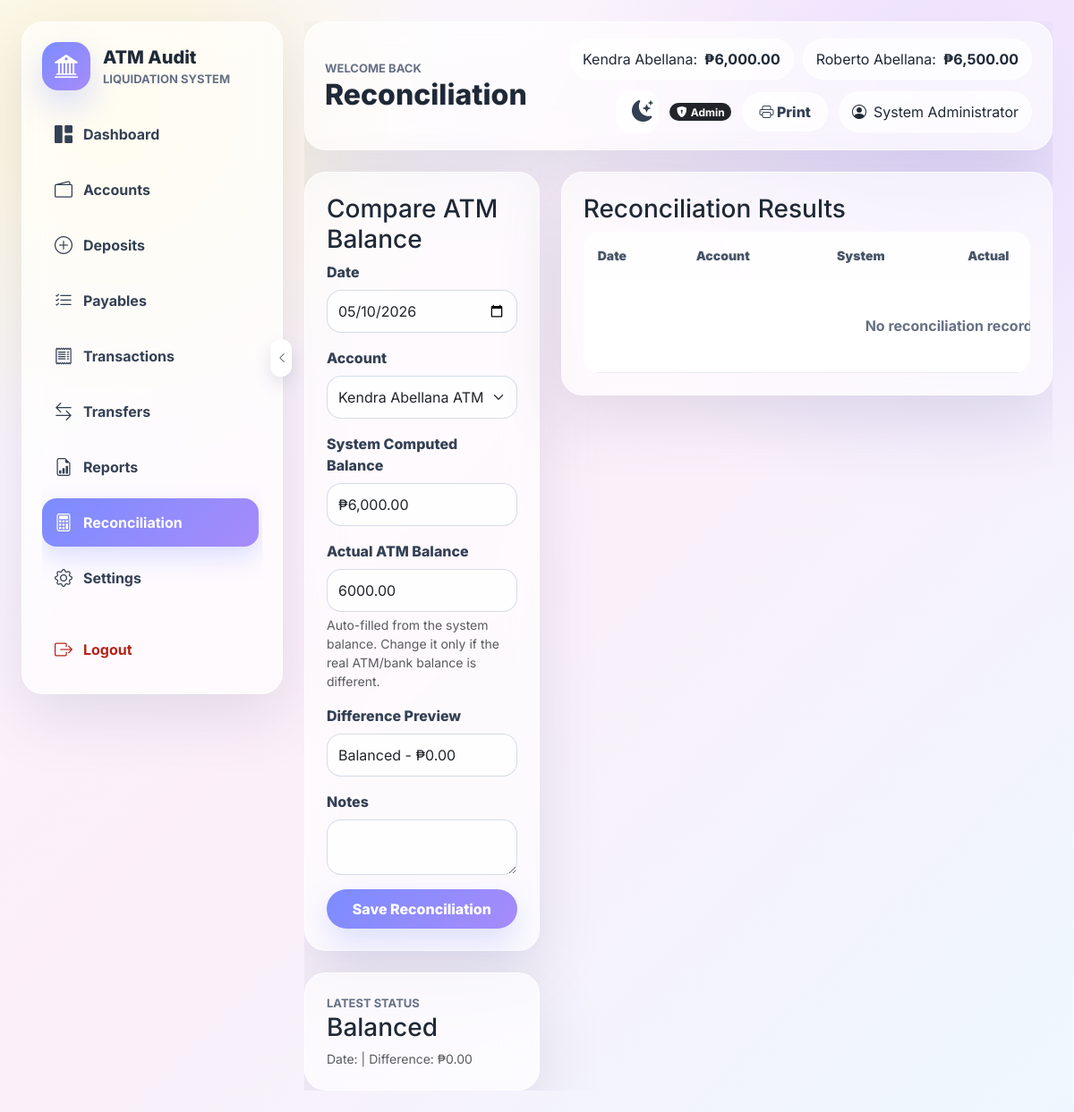
The app's page /pages/reconciliation.php (signed in) with its own data.
### tables this page shows
CREATE TABLE accounts (
    id INT AUTO_INCREMENT PRIMARY KEY,
    account_name VARCHAR(160) NOT NULL UNIQUE,
    current_balance DECIMAL(15,2) NOT NULL DEFAULT 0.00,
    created_at DATETIME NOT NULL DEFAULT CURRENT_TIMESTAMP,
    deleted_at DATETIME NULL
);

### config/database.php (called while the page is built, shortened)
<?php
function db(): PDO
{
    static $pdo = null;
    if ($pdo instanceof PDO) {
        return $pdo;
    }
    $dsn = sprintf('mysql:host=%s;port=%s;dbname=%s;charset=utf8mb4', DB_HOST, DB_PORT, DB_NAME);
    $pdo = new PDO($dsn, DB_USER, DB_PASS, [
        PDO::ATTR_ERRMODE => PDO::ERRMODE_EXCEPTION,
        PDO::ATTR_DEFAULT_FETCH_MODE => PDO::FETCH_ASSOC,
        PDO::ATTR_EMULATE_PREPARES => false,
    ]);
    ensureDefaultSeedData($pdo);
    return $pdo;
}
function ensureDefaultSeedData(PDO $pdo): void
{
    try {
        $pdo->beginTransaction();
        $accountStmt = $pdo->prepare(
            'INSERT INTO accounts (id, account_name, current_balance, deleted_at)
             VALUES (:id, :account_name, :current_balance, NULL)
             ON DUPLICATE KEY UPDATE
                 account_name = VALUES(account_name),
                 deleted_at = NULL'
        );
        foreach (DEFAULT_SEED_ACCOUNTS as [$id, $accountName, $balance]) {
            $accountStmt->execute([
                'id' => $id,
                'account_name' => $accountName,
                'current_balance' => $balance,
            ]);
        }
        $findDefaultUserStmt = $pdo->prepare(
            'SELECT id FROM users WHERE LOWER(username) = LOWER(:username) LIMIT 1'
        );
        $updateDefaultUserStmt = $pdo->prepare(
            'UPDATE users
             SET full_name = :full_name,
                 password = :password,
                 role = :role,
                 account_id = :account_id,
                 deleted_at = NULL
             WHERE id = :id'
        );
        $insertDefaultUserStmt = $pdo->prepare(
            'INSERT INTO users (full_name, username, password, role, account_id, deleted_at)
             VALUES (:full_name, :username, :password, :role, :account_id, NULL)'
        );
        foreach (DEFAULT_SEED_USERS as [$fullName, $username, $password, $role, $accountId]) {
            $params = [
                'full_name' => $fullName,
                'username' => $username,
                'password' => $password,
                'role' => $role,
                'account_id' => $accountId,
            ];
            $findDefaultUserStmt->execute(['username' => $username]);
            $existingId = (int) ($findDefaultUserStmt->fetch()['id'] ?? 0);
            if ($existingId > 0) {
                $updateDefaultUserStmt->execute([
                    'full_name' => $fullName,
                    'password' => $password,
                    'role' => $role,
                    'account_id' => $accountId,
                    'id' => $existingId,
                ]);
            } else {
                $insertDefaultUserStmt->execute($params);
            }
        }
        if ($pdo->inTransaction()) {
            $pdo->commit();
        }
    } catch (Throwable $e) {
        if ($pdo->inTransaction()) {
            $pdo->rollBack();
        }
        error_log($e->getMessage());
    }
}
function e(?string $value): string
{
    return htmlspecialchars((string) $value, ENT_QUOTES, 'UTF-8');
}
function asset(string $path): string
{
    return BASE_URL . '/assets/' . ltrim($path, '/');
}
function actionUrl(string $action): string
{
    return BASE_URL . '/actions/' . ltrim($action, '/');
}
function currentUser(): ?array
{
    return $_SESSION['user'] ?? null;
}
function isAdmin(): bool
{
    return (currentUser()['role'] ?? '') === 'Admin';
}
function today(): string
{
    return (new DateTime())->format('Y-m-d');
}
function money($amount): string
{
    return '&#8369;' . number_format((float) $amount, 2);
}
function fetchAccounts(bool $respectAccess = true): array
{
    return db()->query('SELECT * FROM accounts WHERE deleted_at IS NULL ORDER BY id ASC')->fetchAll();
}
function accountAccessCondition(string $columnName): string
{
    if (isAdmin()) {
        return '';
    }
    return ' AND ' . $columnName . ' = :access_account_id';
}
function reconciliationStatusLabel(float $difference): string
{
    return 'Balanced';
}
function latestReconciliation(int $accountId): ?array
{
    $stmt = db()->prepare(
        'SELECT reconciliation_date, system_balance, actual_atm_balance, difference, notes
         FROM reconciliations
         WHERE account_id = :account_id AND deleted_at IS NULL
         ORDER BY reconciliation_date DESC, id DESC
         LIMIT 1'
    );
    $stmt->execute(['account_id' => $accountId]);
    $row = $stmt->fetch();
    return $row ?: null;
}
function reconciliationSummary(int $accountId): array
{
    $latest = latestReconciliation($accountId);
    $difference = (float) ($latest['difference'] ?? 0);
    return [
        'has_record' => (bool) $latest,
        'reconciliation_date' => $latest['reconciliation_date'] ?? null,
        'system_balance' => (float) ($latest['system_balance'] ?? 0),
        'actual_atm_balance' => (float) ($latest['actual_atm_balance'] ?? 0),
        'difference' => $difference,
        'label' => reconciliationStatusLabel($difference),
        'notes' => $latest['notes'] ?? null,
    ];
}

### pages/reconciliation.php (the view, shortened to what this page needs)
<?php
require_once __DIR__ . '/../includes/header.php';
require_once __DIR__ . '/../includes/footer.php';
$selectedAccountId = (int) ($_GET['account_id'] ?? currentUserAccountId() ?? 0);
if (isAdmin() && $selectedAccountId === 0) {
    $adminAccounts = fetchAccounts(false);
    $selectedAccountId = (int) ($adminAccounts[0]['id'] ?? 0);
}
$stmt = db()->prepare(
    'SELECT r.*, a.account_name
     FROM reconciliations r
     JOIN accounts a ON a.id = r.account_id
     WHERE r.deleted_at IS NULL
       ' . accountAccessCondition('r.account_id') . '
     ORDER BY r.reconciliation_date DESC, r.id DESC'
);
$stmt->execute(bindAccountAccess());
$rows = $stmt->fetchAll();
$selectedSummary = $selectedAccountId > 0 ? reconciliationSummary($selectedAccountId) : null;
renderHeader('Reconciliation');
?>
<div class="row g-4">
    <div class="col-12 col-xl-4">
        <div class="glass-card">
            <h3>Compare ATM Balance</h3>
            <form method="post" action="<?= actionUrl('reconcile_balance.php') ?>">
                <div class="mb-3"><label class="form-label">Date</label><input type="date" name="reconciliation_date" class="form-control" value="<?= e(today()) ?>" required></div>
                <div class="mb-3">
                    <label class="form-label">Account</label>
                    <select name="account_id" id="reconcileAccount" class="form-select" required>
                        <?php foreach (fetchAccounts() as $a): ?>
                            <option value="<?= (int) $a['id'] ?>" data-balance="<?= e((string) $a['current_balance']) ?>" <?= $selectedAccountId === (int) $a['id'] ? 'selected' : '' ?>><?= e($a['account_name']) ?> - System <?= money($a['current_balance']) ?></option>
                        <?php endforeach; ?>
                    </select>
                </div>
                <div class="mb-3">
                    <label class="form-label">System Computed Balance</label>
                    <input type="text" id="reconcileSystemBalance" class="form-control" readonly>
                </div>
                <div class="mb-3">
                    <label class="form-label">Actual ATM Balance</label>
                    <input type="number" name="actual_atm_balance" id="reconcileActualBalance" min="0" step="0.01" class="form-control" required>
                    <div class="form-text">Auto-filled from the system balance. Change it only if the real ATM/bank balance is different.</div>
                </div>
                <div class="mb-3">
                    <label class="form-label">Difference Preview</label>
                    <input type="text" id="reconcileDifference" class="form-control" readonly>
                </div>
                <div class="mb-3"><label class="form-label">Notes</label><textarea name="notes" class="form-control" rows="2"></textarea></div>
                <button class="btn btn-primary-soft w-100">Save Reconciliation</button>
            </form>
        </div>
        <div class="glass-card mt-4">
            <div class="eyebrow">Latest Status</div>
            <h3 class="mb-2"><?= $selectedSummary ? e($selectedSummary['label']) : 'No Reconciliation Yet' ?></h3>
            <div class="small text-muted">
                <?= $selectedSummary ? 'Date: ' . e($selectedSummary['reconciliation_date']) . ' | Difference: ' . money($selectedSummary['difference']) : 'Select an account and save a reconciliation to track the difference.' ?>
            </div>
        </div>
    </div>
    <div class="col-12 col-xl-8">
        <div class="glass-card">
            <h3>Reconciliation Results</h3>
            <div class="table-responsive">
                <table class="table soft-table">
                    <thead><tr><th>Date</th><th>Account</th><th>System</th><th>Actual</th><th>Difference</th><th>Result</th></tr></thead>
                    <tbody>
                    <?php if (!$rows): ?><tr><td colspan="6"><div class="empty-state">No reconciliation records yet.</div></td></tr><?php endif; ?>
                    </tbody>
                </table>
            </div>
        </div>
    </div>
</div>

### includes/header.php (shortened to what this page needs)
<?php
require_once __DIR__ . '/../config/database.php';
function renderHeader(string $title): void
{
    $user = currentUser();
    $accounts = currentUser() ? fetchAccounts() : [];
    ?>
    <!doctype html>
    <html lang="en">
    <head>
        <link href="https://cdn.jsdelivr.net/npm/bootstrap@5.3.3/dist/css/bootstrap.min.css" rel="stylesheet">
        <link href="https://cdn.jsdelivr.net/npm/bootstrap-icons@1.11.3/font/bootstrap-icons.css" rel="stylesheet">
        <link href="<?= asset('css/style.css') ?>" rel="stylesheet">
    </head>
    <body>
    <?php if ($user): ?>
        <div class="app-shell">
            <?php require __DIR__ . '/sidebar.php'; ?>
            <main class="main-panel">
                <header class="topbar glass-card">
                    <div>
                        <div class="eyebrow">Welcome back</div>
                        <h1><?= e($title) ?></h1>
                    </div>
                    <div class="topbar-tools">
                        <div class="balance-strip d-none d-xl-flex">
                            <?php foreach ($accounts as $account): ?>
                                <span><?= e(str_replace(' ATM Account', '', $account['account_name'])) ?>: <strong><?= money($account['current_balance']) ?></strong></span>
                            <?php endforeach; ?>
                        </div>
                        <button class="btn btn-soft icon-button" id="themeToggleButton" type="button" aria-label="Toggle night mode" title="Toggle night mode">
                            <i class="bi bi-moon-stars-fill"></i>
                        </button>
                        <?php if (isAdmin()): ?>
                            <span class="badge rounded-pill text-bg-dark admin-badge"><i class="bi bi-shield-lock-fill me-1"></i>Admin</span>
                        <?php endif; ?>
                        <button class="btn btn-soft print-page-button" id="printPageButton" type="button"><i class="bi bi-printer"></i> Print</button>
                        <div class="profile-pill"><i class="bi bi-person-circle"></i> <?= e($user['full_name']) ?></div>
                    </div>
                </header>
                <section class="content-wrap">
    <?php endif; ?>
    <?php
}
?>

### assets/css/style.css (style rules this page uses)
:root { --bg-a: #f8faff; --bg-b: #fceff9; --bg-c: #eef7ff; --primary: #7b8cff; --secondary: #a78bfa; --success: #7ed6a7; --warning: #f6c177; --danger: #f28b82; --neutral: #e5e7eb; --text: #1f2937; --muted: #667085; --glass: rgba(255, 255, 255, 0.64); --border: rgba(255, 255, 255, 0.75); --shadow: 0 24px 70px rgba(88, 96, 135, 0.16); --app-font-size: 16px; }
* { box-sizing: border-box; }
body { min-height: 100vh; margin: 0; color: var(--text); font-family: Inter, system-ui, -apple-system, BlinkMacSystemFont, "Segoe UI", sans-serif; font-size: var(--app-font-size); background: radial-gradient(circle at 10% 10%, #fff7d6 0, transparent 25%), radial-gradient(circle at 88% 12%, #e8ddff 0, transparent 28%), linear-gradient(135deg, var(--bg-a), var(--bg-b) 45%, var(--bg-c)); }
.app-shell { display: grid; grid-template-columns: 292px minmax(0, 1fr); gap: 24px; min-height: 100vh; padding: 24px; transition: grid-template-columns 0.2s ease; }
.glass-card, .glass-modal { background: var(--glass); border: 1px solid var(--border); border-radius: 24px; box-shadow: var(--shadow); backdrop-filter: blur(18px); }
.glass-card { padding: 24px; }
.brand-subtitle, .eyebrow { color: var(--muted); font-size: 13px; font-weight: 700; text-transform: uppercase; letter-spacing: 0; }
.main-panel { min-width: 0; overflow-x: hidden; }
.content-wrap { padding: 24px 0 0; min-width: 0; }
.topbar { min-height: 92px; display: flex; align-items: center; justify-content: space-between; gap: 18px; padding: 18px 22px; }
.topbar h1 { margin: 0; font-size: 32px; font-weight: 800; }
.topbar-tools { display: flex; align-items: center; gap: 12px; flex-wrap: wrap; justify-content: flex-end; }
.balance-strip { gap: 10px; flex-wrap: wrap; }
.balance-strip span, .profile-pill, .balance-badge { display: inline-flex; align-items: center; gap: 8px; padding: 10px 14px; border-radius: 999px; background: rgba(255, 255, 255, 0.66); border: 1px solid rgba(255, 255, 255, 0.8); }
.btn { min-height: 44px; border-radius: 999px; font-weight: 800; padding-inline: 18px; }
.btn-primary-soft { color: white; border: 0; background: linear-gradient(135deg, var(--primary), var(--secondary)); box-shadow: 0 14px 32px rgba(123, 140, 255, 0.25); }
.btn-soft { background: rgba(255, 255, 255, 0.7); border: 1px solid rgba(255, 255, 255, 0.85); color: #344054; }
.icon-button { width: 48px; height: 48px; border: 0; border-radius: 16px; background: rgba(255, 255, 255, 0.74); font-size: 24px; }
.soft-table { margin: 0; vertical-align: middle; min-width: 860px; }
.table-responsive { max-height: min(68vh, 720px); overflow: auto; border-radius: 18px; scrollbar-gutter: stable; }
.soft-table thead th { position: sticky; top: 0; z-index: 2; border: 0; color: #475467; background: rgba(255, 255, 255, 0.76); font-size: 14px; font-weight: 900; letter-spacing: 0; }
.soft-table td, .soft-table th { padding: 16px; border-color: rgba(229, 231, 235, 0.74); }
.empty-state { padding: 24px; border-radius: 18px; color: var(--muted); text-align: center; background: rgba(255, 255, 255, 0.5); font-weight: 700; }
.form-control, .form-select { min-height: 48px; border-radius: 16px; border: 1px solid rgba(203, 213, 225, 0.8); background-color: rgba(255, 255, 255, 0.76); font-size: 16px; }
.form-label { color: #344054; font-weight: 800; }

### records on screen
accounts: account_name "Kendra Abellana", current_balance "₱6,000.00"
accounts: account_name "Roberto Abellana", current_balance "₱6,500.00"

### other values on screen
$label "Dashboard"
$label "Accounts"
$label "Deposits"
$label "Payables"
$label "Transactions"
$label "Transfers"
$label "Reports"
$label "Reconciliation"
$label "Settings"
$title "Reconciliation"
$user['full_name'] "System Administrator"
$selectedSummary['label'] "Balanced"
money($selectedSummary['difference']) "₱0.00"
form field account_id "Kendra Abellana ATM Account - System ₱6,000.00"
